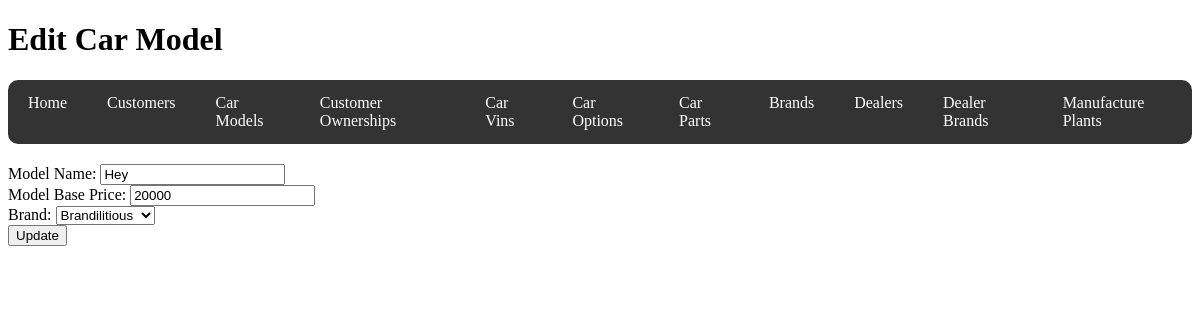
Screenshot of /car_model/1 with the database file from the repository.
### code/models.py (models this page shows)
class CarModel(db.Model):
    __tablename__ = "Models"
    model_id = db.Column(db.Integer, primary_key=True)
    model_name = db.Column(db.String(50))
    model_base_price = db.Column(db.Integer)
    brand_id = db.Column(db.Integer, db.ForeignKey("Brands.brand_id"))
    brand = db.relationship("Brand", back_populates="car_models")

class Brand(db.Model):
    __tablename__ = "Brands"
    brand_id = db.Column(db.Integer, primary_key=True)
    brand_name = db.Column(db.String(50))
    dealer_brands = db.relationship("DealerBrand", back_populates="brand")
    car_models = db.relationship("CarModel", back_populates="brand")

### code/routes/carmodels.py (the view)
@carmodels_bp.route("/car_model/<int:model_id>", methods=["GET", "POST"])
def view_car_model(model_id):
    car_model = CarModel.query.get_or_404(model_id)
    brands = Brand.query.all()
    brands_dict = [{"brand_id": b.brand_id, "brand_name": b.brand_name} for b in brands]
    if request.method == "POST":
        car_model.model_name = request.form.get("model_name")
        car_model.model_base_price = request.form.get("model_base_price")
        car_model.brand_id = request.form.get("brand_id")
        db.session.commit()
        return redirect(url_for("carmodels.car_models"))
    return render_template(
        "carmodel_form.html", car_model=car_model, brands=brands_dict
    )

### code/templates/carmodel_form.html (shortened to what this page needs)
{% extends 'base.html' %}
{% block header %}
<h1>{% if car_model %}Edit{% else %}New{% endif %} Car Model</h1>
{% endblock %}
{% block content %}
<form action="{% if car_model %}{{ url_for('carmodels.view_car_model', model_id=car_model.model_id) }}{% else %}{{ url_for('carmodels.new_car_model') }}{% endif %}" method="POST">
    <label for="model_name">Model Name:</label>
    <input type="text" id="model_name" name="model_name" value="{{ car_model.model_name if car_model else '' }}" required><br>
    <label for="model_base_price">Model Base Price:</label>
    <input type="number" id="model_base_price" name="model_base_price" value="{{ car_model.model_base_price if car_model else '' }}" required><br>
    <label for="brand_id">Brand:</label>
    <select id="brand_id" name="brand_id">
        {% for brand in brands %}
        <option value="{{ brand.brand_id }}" {% if car_model and car_model.brand_id == brand.brand_id %}selected{% endif %}>
            {{ brand.brand_name }}
        </option>
        {% endfor %}
    </select><br>
    <button type="submit">{% if car_model %}Update{% else %}Create{% endif %}</button>
</form>
{% endblock %}

### rows the page displays
CarModel: model_name "Hey", model_base_price "20000", brand_id "Brandilitious"
